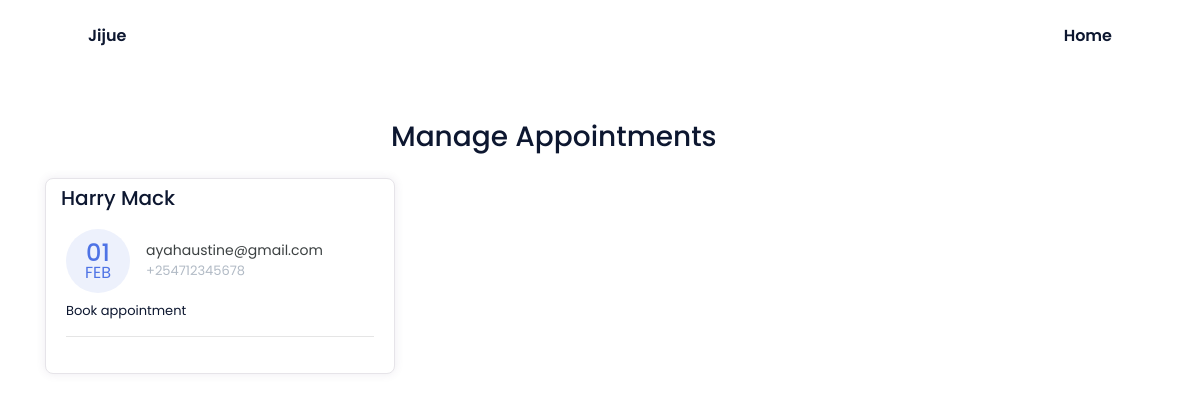
The page /manage-appointments/ on the database its author committed.
### appointmentApp/models.py (models this page shows, shortened)
class Appointment(models.Model):
    first_name = models.CharField(max_length=50)
    last_name = models.CharField(max_length=50)
    email = models.CharField(max_length=50)
    phone = models.CharField(max_length=50)
    request = models.TextField(blank=True)
    sent_date = models.DateField(auto_now_add=True)
    accepted = models.BooleanField(default=False)
    accepted_date = models.DateField(auto_now_add=False, null=True, blank=True)
    class Meta:
        ordering = ["-sent_date"]

### appointmentApp/views.py (the view, shortened to what this page needs)
class ManageAppointmentTemplateView(ListView):
    template_name = "appointmentApp/manage-appointments.html"
    model = Appointment
    context_object_name = "appointments"
    login_required = True
    paginate_by = 3
    def get_context_data(self, *args, **kwargs):
        context = super().get_context_data(*args, **kwargs)
        appointments = Appointment.objects.all()
        context.update({
            "title": "Manage Appointments"
        })
        return context

### appointmentApp/templates/appointmentApp/manage-appointments.html (shortened to what this page needs)
{% extends 'base.html' %}
{% block cta %}
{% block content %}
    <div class="container mt-5">
        <div class="col-11 text-center mt-4 mb-4">
            <h3>
                Manage Appointments
            </h3>
        </div>
        <div class="row">
        {% for app in appointments %}
            <div class="col-lg-4">
                <div class="card card-margin">
                    <div class="card-header no-border">
                        <h5 class="card-title">{{app.first_name}} {{app.last_name}}</h5>
                    </div>
                    <div class="card-body pt-0">
                        <div class="widget-49">
                            <div class="widget-49-title-wrapper">
                                <div class="widget-49-date-primary">
                                    <span class="widget-49-date-day">{{app.sent_date|date:"d"}}</span>
                                    <span class="widget-49-date-month">{{app.sent_date|date:"M"}}</span>
                                </div>
                                <div class="widget-49-meeting-info">
                                    <span class="widget-49-pro-title">{{app.email}}</span>
                                    <span class="widget-49-meeting-time">{{app.phone}}</span>
                                </div>
                            </div>
                            <div class="widget-49-meeting-points">
                                <span>{{app.request}}</span>
                            </div>
                            <hr class="w-100">
                        </div>
                    </div>
                </div>
            </div>
        {% endfor %}
        </div>
{% endblock content %}
{% endblock cta %}

### static/styles/style.css (style rules this page uses)
:root { --header-height: 3rem; --font-semi: 600; --hue-color: 224; --first-color: hsl(var(--hue-color), 89%, 60%); --second-color: hsl(var(--hue-color), 56%, 12%); --body-font: 'Poppins', sans-serif; --big-font-size: 2rem; --h2-font-size: 1.25rem; --normal-font-size: .938rem; --smaller-font-size: .75rem; --mb-2: 1rem; --mb-4: 2rem; --mb-5: 2.5rem; --mb-6: 3rem; --z-back: -10; --z-fixed: 100; }
@media screen and (min-width: 968px) { :root { --big-font-size: 3.5rem; --h2-font-size: 2rem; --normal-font-size: 1rem; --smaller-font-size: .875rem; } }
html { scroll-behavior: smooth; }
body { margin: var(--header-height) 0 0 0; font-family: var(--body-font); font-size: var(--normal-font-size); color: var(--second-color); }
@media screen and (min-width: 768px) { body { margin: 0; } }

### rows shown on the page
Appointment: first_name "Harry", last_name "Mack", sent_date "01", sent_date "FEB", email "ayahaustine@gmail.com", phone "+254712345678", request "Book appointment"
